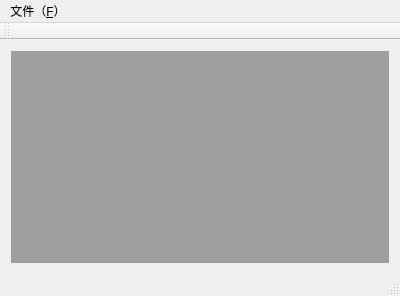
<?xml version="1.0" encoding="UTF-8"?>
<ui version="4.0">
 <class>MainWindow</class>
 <widget class="QMainWindow" name="MainWindow">
  <property name="geometry">
   <rect>
    <x>0</x>
    <y>0</y>
    <width>400</width>
    <height>296</height>
   </rect>
  </property>
  <property name="windowTitle">
   <string>MainWindow</string>
  </property>
  <widget class="QWidget" name="centralWidget">
   <layout class="QGridLayout" name="gridLayout">
    <item row="0" column="0">
     <widget class="QMdiArea" name="mdiArea"/>
    </item>
   </layout>
  </widget>
  <widget class="QMenuBar" name="menuBar">
   <property name="geometry">
    <rect>
     <x>0</x>
     <y>0</y>
     <width>400</width>
     <height>26</height>
    </rect>
   </property>
   <widget class="QMenu" name="menu_F">
    <property name="title">
     <string>文件（&amp;F）</string>
    </property>
    <addaction name="action_New"/>
   </widget>
   <addaction name="menu_F"/>
  </widget>
  <widget class="QToolBar" name="mainToolBar">
   <attribute name="toolBarArea">
    <enum>TopToolBarArea</enum>
   </attribute>
   <attribute name="toolBarBreak">
    <bool>false</bool>
   </attribute>
  </widget>
  <widget class="QStatusBar" name="statusBar"/>
  <action name="actionNew_file_N">
   <property name="text">
    <string>新建文件（N）</string>
   </property>
  </action>
  <action name="actionCreate_file_N">
   <property name="text">
    <string>create file(&amp;N)</string>
   </property>
  </action>
  <action name="action_New">
   <property name="icon">
    <iconset resource="myimage.qrc">
     <normaloff>:/myImage/images/1.JPG</normaloff>:/myImage/images/1.JPG</iconset>
   </property>
   <property name="text">
    <string>new file(&amp;N)</string>
   </property>
   <property name="toolTip">
    <string>新建文件</string>
   </property>
   <property name="shortcut">
    <string>Ctrl+N</string>
   </property>
  </action>
 </widget>
 <layoutdefault spacing="6" margin="11"/>
 <resources>
  <include location="myimage.qrc"/>
 </resources>
 <connections/>
</ui>
